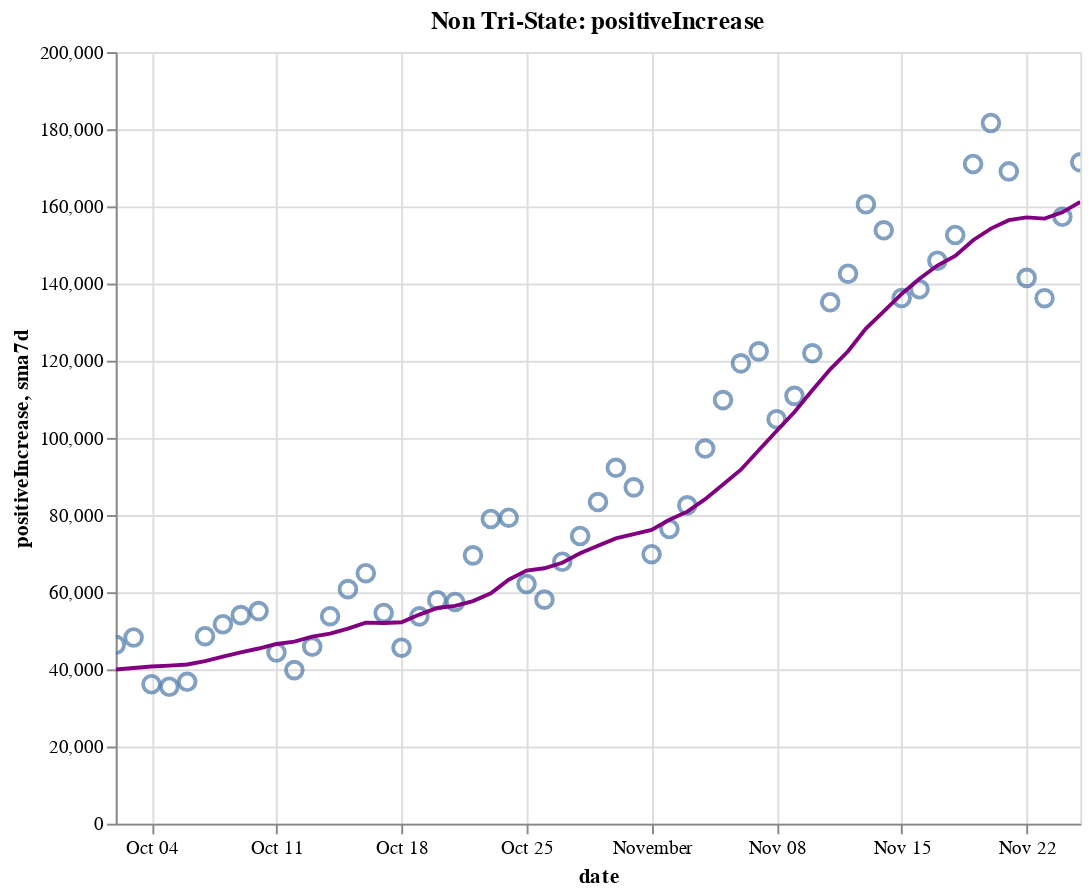

The code cell stored with this chart in its notebook:
### Code cell
create_plot(non_tristate, 'positiveIncrease')

### Figure 1 — Vega-Lite specification as saved in the notebook (floating-point values rounded to 4 significant figures)
{"config": {"view": {"continuousWidth": 400, "continuousHeight": 300}}, "layer": [{"layer": [{"mark": {"type": "point", "size": 75}, "encoding": {"tooltip": [{"type": "temporal", "field": "date"}, {"type": "quantitative", "field": "positiveIncrease"}, {"type": "quantitative", "field": "sma7d"}], "x": {"type": "temporal", "field": "date"}, "y": {"type": "quantitative", "field": "positiveIncrease"}}, "selection": {"selector014": {"type": "interval", "bind": "scales", "encodings": ["x", "y"]}}}, {"mark": {"type": "line", "color": "purple"}, "encoding": {"x": {"type": "temporal", "field": "date"}, "y": {"type": "quantitative", "field": "sma7d"}}}]}, {"mark": {"type": "rule", "color": "#aaa"}, "encoding": {"x": {"type": "temporal", "field": "date"}}, "transform": [{"filter": {"selection": "selector013"}}]}, {"mark": "circle", "encoding": {"opacity": {"condition": {"value": 1, "selection": "selector013"}, "value": 0}, "tooltip": [{"type": "temporal", "field": "date"}, {"type": "quantitative", "field": "positiveIncrease"}, {"type": "quantitative", "field": "sma7d"}], "x": {"type": "temporal", "field": "date"}, "y": {"type": "quantitative", "field": "positiveIncrease"}}, "selection": {"selector013": {"type": "single", "encodings": ["x"], "on": "mouseover", "nearest": true, "empty": "none"}}}, {"mark": {"type": "text", "align": "left", "dx": 5, "dy": -5, "stroke": "white", "strokeWidth": 2}, "encoding": {"text": {"type": "quantitative", "field": "positiveIncrease"}, "tooltip": [{"type": "temporal", "field": "date"}, {"type": "quantitative", "field": "positiveIncrease"}, {"type": "quantitative", "field": "sma7d"}], "x": {"type": "temporal", "field": "date"}, "y": {"type": "quantitative", "field": "positiveIncrease"}}, "transform": [{"filter": {"selection": "selector013"}}]}, {"mark": {"type": "text", "align": "left", "dx": 5, "dy": -5}, "encoding": {"text": {"type": "quantitative", "field": "positiveIncrease"}, "tooltip": [{"type": "temporal", "field": "date"}, {"type": "quantitative", "field": "positiveIncrease"}, {"type": "quantitative", "field": "sma7d"}], "x": {"type": "temporal", "field": "date"}, "y": {"type": "quantitative", "field": "positiveIncrease"}}, "transform": [{"filter": {"selection": "selector013"}}]}], "data": {"name": "data-7134fce4806c8dd45de8782ffa39897c"}, "height": 400, "title": "Non Tri-State: positiveIncrease", "width": 500, "$schema": "https://vega.github.io/schema/vega-lite/v4.8.1.json", "datasets": {"data-7134fce4806c8dd45de8782ffa39897c": [{"date": "2020-10-02T00:00:00", "totalTestResultsIncrease": 991700.0, "positiveIncrease": 46360.0, "death": 154500.0, "deathIncrease": 826.0, "positiveRate": 0.047, "state": "Non Tri-State", "sma7d": 39970.0}, {"date": "2020-10-03T00:00:00", "totalTestResultsIncrease": 963100.0, "positiveIncrease": 48260.0, "death": 155200.0, "deathIncrease": 721.0, "positiveRate": 0.05, "state": "Non Tri-State", "sma7d": 40350.0}, {"date": "2020-10-04T00:00:00", "totalTestResultsIncrease": 856700.0, "positiveIncrease": 36140.0, "death": 155500.0, "deathIncrease": 347.0, "positiveRate": 0.042, "state": "Non Tri-State", "sma7d": 40730.0}, {"date": "2020-10-05T00:00:00", "totalTestResultsIncrease": 841500.0, "positiveIncrease": 35490.0, "death": 155900.0, "deathIncrease": 327.0, "positiveRate": 0.042, "state": "Non Tri-State", "sma7d": 40960.0}, {"date": "2020-10-06T00:00:00", "totalTestResultsIncrease": 798800.0, "positiveIncrease": 36770.0, "death": 156500.0, "deathIncrease": 610.0, "positiveRate": 0.046, "state": "Non Tri-State", "sma7d": 41260.0}, {"date": "2020-10-07T00:00:00", "totalTestResultsIncrease": 838500.0, "positiveIncrease": 48600.0, "death": 157400.0, "deathIncrease": 895.0, "positiveRate": 0.058, "state": "Non Tri-State", "sma7d": 42150.0}, {"date": "2020-10-08T00:00:00", "totalTestResultsIncrease": 923000.0, "positiveIncrease": 51690.0, "death": 158300.0, "deathIncrease": 964.0, "positiveRate": 0.056, "state": "Non Tri-State", "sma7d": 43330.0}, {"date": "2020-10-09T00:00:00", "totalTestResultsIncrease": 1010000.0, "positiveIncrease": 54060.0, "death": 159200.0, "deathIncrease": 874.0, "positiveRate": 0.054, "state": "Non Tri-State", "sma7d": 44430.0}, {"date": "2020-10-10T00:00:00", "totalTestResultsIncrease": 1082000.0, "positiveIncrease": 55100.0, "death": 159900.0, "deathIncrease": 651.0, "positiveRate": 0.051, "state": "Non Tri-State", "sma7d": 45410.0}, {"date": "2020-10-11T00:00:00", "totalTestResultsIncrease": 959100.0, "positiveIncrease": 44380.0, "death": 160300.0, "deathIncrease": 457.0, "positiveRate": 0.046, "state": "Non Tri-State", "sma7d": 46580.0}, {"date": "2020-10-12T00:00:00", "totalTestResultsIncrease": 810500.0, "positiveIncrease": 39810.0, "death": 160600.0, "deathIncrease": 271.0, "positiveRate": 0.049, "state": "Non Tri-State", "sma7d": 47200.0}, {"date": "2020-10-13T00:00:00", "totalTestResultsIncrease": 938400.0, "positiveIncrease": 45890.0, "death": 161300.0, "deathIncrease": 681.0, "positiveRate": 0.049, "state": "Non Tri-State", "sma7d": 48500.0}, {"date": "2020-10-14T00:00:00", "totalTestResultsIncrease": 860500.0, "positiveIncrease": 53780.0, "death": 162100.0, "deathIncrease": 796.0, "positiveRate": 0.063, "state": "Non Tri-State", "sma7d": 49240.0}, {"date": "2020-10-15T00:00:00", "totalTestResultsIncrease": 926800.0, "positiveIncrease": 60790.0, "death": 163000.0, "deathIncrease": 915.0, "positiveRate": 0.066, "state": "Non Tri-State", "sma7d": 50540.0}, {"date": "2020-10-16T00:00:00", "totalTestResultsIncrease": 1031000.0, "positiveIncrease": 64930.0, "death": 163900.0, "deathIncrease": 874.0, "positiveRate": 0.063, "state": "Non Tri-State", "sma7d": 52100.0}, {"date": "2020-10-17T00:00:00", "totalTestResultsIncrease": 1104000.0, "positiveIncrease": 54610.0, "death": 164600.0, "deathIncrease": 751.0, "positiveRate": 0.049, "state": "Non Tri-State", "sma7d": 52030.0}, {"date": "2020-10-18T00:00:00", "totalTestResultsIncrease": 921600.0, "positiveIncrease": 45620.0, "death": 165000.0, "deathIncrease": 383.0, "positiveRate": 0.049, "state": "Non Tri-State", "sma7d": 52200.0}, {"date": "2020-10-19T00:00:00", "totalTestResultsIncrease": 900100.0, "positiveIncrease": 53730.0, "death": 165400.0, "deathIncrease": 431.0, "positiveRate": 0.06, "state": "Non Tri-State", "sma7d": 54190.0}, {"date": "2020-10-20T00:00:00", "totalTestResultsIncrease": 829900.0, "positiveIncrease": 57920.0, "death": 166200.0, "deathIncrease": 807.0, "positiveRate": 0.07, "state": "Non Tri-State", "sma7d": 55910.0}, {"date": "2020-10-21T00:00:00", "totalTestResultsIncrease": 772300.0, "positiveIncrease": 57480.0, "death": 167200.0, "deathIncrease": 989.0, "positiveRate": 0.074, "state": "Non Tri-State", "sma7d": 56440.0}, {"date": "2020-10-22T00:00:00", "totalTestResultsIncrease": 1039000.0, "positiveIncrease": 69550.0, "death": 168300.0, "deathIncrease": 1101.0, "positiveRate": 0.067, "state": "Non Tri-State", "sma7d": 57690.0}, {"date": "2020-10-23T00:00:00", "totalTestResultsIncrease": 1178000.0, "positiveIncrease": 78970.0, "death": 169200.0, "deathIncrease": 894.0, "positiveRate": 0.067, "state": "Non Tri-State", "sma7d": 59700.0}, {"date": "2020-10-24T00:00:00", "totalTestResultsIncrease": 1165000.0, "positiveIncrease": 79320.0, "death": 170100.0, "deathIncrease": 861.0, "positiveRate": 0.068, "state": "Non Tri-State", "sma7d": 63230.0}, {"date": "2020-10-25T00:00:00", "totalTestResultsIncrease": 1021000.0, "positiveIncrease": 62130.0, "death": 170400.0, "deathIncrease": 358.0, "positiveRate": 0.061, "state": "Non Tri-State", "sma7d": 65590.0}, {"date": "2020-10-26T00:00:00", "totalTestResultsIncrease": 967400.0, "positiveIncrease": 58070.0, "death": 170800.0, "deathIncrease": 371.0, "positiveRate": 0.06, "state": "Non Tri-State", "sma7d": 66210.0}, {"date": "2020-10-27T00:00:00", "totalTestResultsIncrease": 916900.0, "positiveIncrease": 67910.0, "death": 171700.0, "deathIncrease": 884.0, "positiveRate": 0.074, "state": "Non Tri-State", "sma7d": 67630.0}, {"date": "2020-10-28T00:00:00", "totalTestResultsIncrease": 913400.0, "positiveIncrease": 74560.0, "death": 172700.0, "deathIncrease": 1002.0, "positiveRate": 0.082, "state": "Non Tri-State", "sma7d": 70070.0}, {"date": "2020-10-29T00:00:00", "totalTestResultsIncrease": 1093000.0, "positiveIncrease": 83360.0, "death": 173700.0, "deathIncrease": 998.0, "positiveRate": 0.076, "state": "Non Tri-State", "sma7d": 72050.0}, {"date": "2020-10-30T00:00:00", "totalTestResultsIncrease": 1184000.0, "positiveIncrease": 92240.0, "death": 174600.0, "deathIncrease": 926.0, "positiveRate": 0.078, "state": "Non Tri-State", "sma7d": 73940.0}, {"date": "2020-10-31T00:00:00", "totalTestResultsIncrease": 1172000.0, "positiveIncrease": 87180.0, "death": 175600.0, "deathIncrease": 937.0, "positiveRate": 0.074, "state": "Non Tri-State", "sma7d": 75060.0}, {"date": "2020-11-01T00:00:00", "totalTestResultsIncrease": 977200.0, "positiveIncrease": 69850.0, "death": 175900.0, "deathIncrease": 367.0, "positiveRate": 0.071, "state": "Non Tri-State", "sma7d": 76170.0}, {"date": "2020-11-02T00:00:00", "totalTestResultsIncrease": 1087000.0, "positiveIncrease": 76400.0, "death": 176400.0, "deathIncrease": 471.0, "positiveRate": 0.07, "state": "Non Tri-State", "sma7d": 78780.0}, {"date": "2020-11-03T00:00:00", "totalTestResultsIncrease": 956000.0, "positiveIncrease": 82510.0, "death": 177900.0, "deathIncrease": 1482.0, "positiveRate": 0.086, "state": "Non Tri-State", "sma7d": 80870.0}, {"date": "2020-11-04T00:00:00", "totalTestResultsIncrease": 1053000.0, "positiveIncrease": 97230.0, "death": 179000.0, "deathIncrease": 1077.0, "positiveRate": 0.092, "state": "Non Tri-State", "sma7d": 84110.0}, {"date": "2020-11-05T00:00:00", "totalTestResultsIncrease": 1299000.0, "positiveIncrease": 109800.0, "death": 180000.0, "deathIncrease": 1084.0, "positiveRate": 0.085, "state": "Non Tri-State", "sma7d": 87890.0}, {"date": "2020-11-06T00:00:00", "totalTestResultsIncrease": 1328000.0, "positiveIncrease": 119300.0, "death": 181200.0, "deathIncrease": 1122.0, "positiveRate": 0.09, "state": "Non Tri-State", "sma7d": 91750.0}, {"date": "2020-11-07T00:00:00", "totalTestResultsIncrease": 1150000.0, "positiveIncrease": 122400.0, "death": 182200.0, "deathIncrease": 1077.0, "positiveRate": 0.106, "state": "Non Tri-State", "sma7d": 96790.0}, {"date": "2020-11-08T00:00:00", "totalTestResultsIncrease": 1105000.0, "positiveIncrease": 104800.0, "death": 182700.0, "deathIncrease": 462.0, "positiveRate": 0.095, "state": "Non Tri-State", "sma7d": 101800.0}, {"date": "2020-11-09T00:00:00", "totalTestResultsIncrease": 1243000.0, "positiveIncrease": 110900.0, "death": 183200.0, "deathIncrease": 525.0, "positiveRate": 0.089, "state": "Non Tri-State", "sma7d": 106700.0}, {"date": "2020-11-10T00:00:00", "totalTestResultsIncrease": 1097000.0, "positiveIncrease": 121900.0, "death": 184500.0, "deathIncrease": 1298.0, "positiveRate": 0.111, "state": "Non Tri-State", "sma7d": 112300.0}, {"date": "2020-11-11T00:00:00", "totalTestResultsIncrease": 1173000.0, "positiveIncrease": 135200.0, "death": 186000.0, "deathIncrease": 1498.0, "positiveRate": 0.115, "state": "Non Tri-State", "sma7d": 117800.0}, {"date": "2020-11-12T00:00:00", "totalTestResultsIncrease": 1249000.0, "positiveIncrease": 142600.0, "death": 187100.0, "deathIncrease": 1083.0, "positiveRate": 0.114, "state": "Non Tri-State", "sma7d": 122400.0}, {"date": "2020-11-13T00:00:00", "totalTestResultsIncrease": 1406000.0, "positiveIncrease": 160600.0, "death": 188300.0, "deathIncrease": 1213.0, "positiveRate": 0.114, "state": "Non Tri-State", "sma7d": 128300.0}, {"date": "2020-11-14T00:00:00", "totalTestResultsIncrease": 1436000.0, "positiveIncrease": 153800.0, "death": 189600.0, "deathIncrease": 1262.0, "positiveRate": 0.107, "state": "Non Tri-State", "sma7d": 132800.0}, {"date": "2020-11-15T00:00:00", "totalTestResultsIncrease": 1354000.0, "positiveIncrease": 136200.0, "death": 190200.0, "deathIncrease": 629.0, "positiveRate": 0.101, "state": "Non Tri-State", "sma7d": 137300.0}, {"date": "2020-11-16T00:00:00", "totalTestResultsIncrease": 1273000.0, "positiveIncrease": 138500.0, "death": 190800.0, "deathIncrease": 575.0, "positiveRate": 0.109, "state": "Non Tri-State", "sma7d": 141300.0}, {"date": "2020-11-17T00:00:00", "totalTestResultsIncrease": 1285000.0, "positiveIncrease": 145900.0, "death": 192300.0, "deathIncrease": 1475.0, "positiveRate": 0.114, "state": "Non Tri-State", "sma7d": 144700.0}, {"date": "2020-11-18T00:00:00", "totalTestResultsIncrease": 1259000.0, "positiveIncrease": 152600.0, "death": 194000.0, "deathIncrease": 1783.0, "positiveRate": 0.121, "state": "Non Tri-State", "sma7d": 147200.0}, {"date": "2020-11-19T00:00:00", "totalTestResultsIncrease": 1585000.0, "positiveIncrease": 171000.0, "death": 195900.0, "deathIncrease": 1884.0, "positiveRate": 0.108, "state": "Non Tri-State", "sma7d": 151200.0}, {"date": "2020-11-20T00:00:00", "totalTestResultsIncrease": 1635000.0, "positiveIncrease": 181600.0, "death": 197700.0, "deathIncrease": 1781.0, "positiveRate": 0.111, "state": "Non Tri-State", "sma7d": 154200.0}, {"date": "2020-11-21T00:00:00", "totalTestResultsIncrease": 1747000.0, "positiveIncrease": 169100.0, "death": 199100.0, "deathIncrease": 1444.0, "positiveRate": 0.097, "state": "Non Tri-State", "sma7d": 156400.0}, {"date": "2020-11-22T00:00:00", "totalTestResultsIncrease": 1494000.0, "positiveIncrease": 141500.0, "death": 200000.0, "deathIncrease": 846.0, "positiveRate": 0.095, "state": "Non Tri-State", "sma7d": 157200.0}, {"date": "2020-11-23T00:00:00", "totalTestResultsIncrease": 1404000.0, "positiveIncrease": 136200.0, "death": 200900.0, "deathIncrease": 869.0, "positiveRate": 0.097, "state": "Non Tri-State", "sma7d": 156800.0}, {"date": "2020-11-24T00:00:00", "totalTestResultsIncrease": 1562000.0, "positiveIncrease": 157300.0, "death": 202800.0, "deathIncrease": 1921.0, "positiveRate": 0.101, "state": "Non Tri-State", "sma7d": 158500.0}, {"date": "2020-11-25T00:00:00", "totalTestResultsIncrease": 1414000.0, "positiveIncrease": 171400.0, "death": 204900.0, "deathIncrease": 2132.0, "positiveRate": 0.121, "state": "Non Tri-State", "sma7d": 161200.0}]}}
